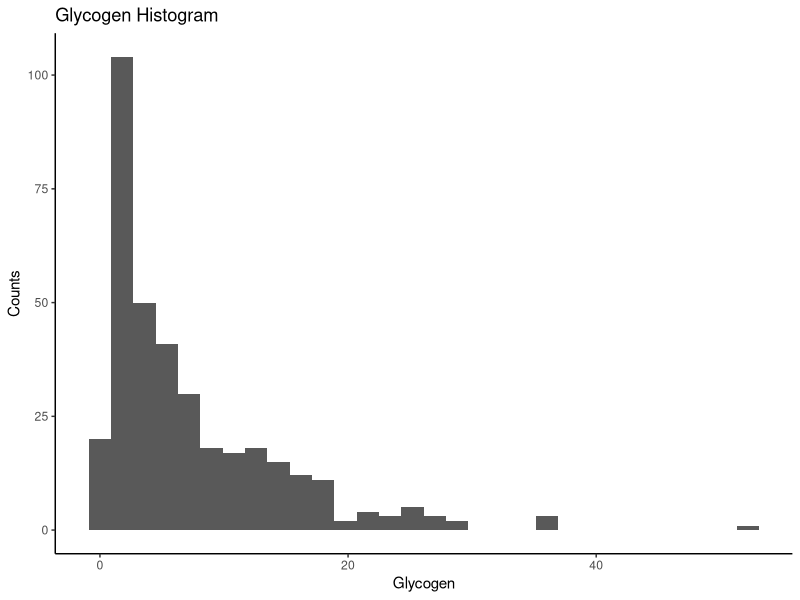

This chart was generated by the following R code:
########## 2022 Glucose & Glycogen ==============

### load libraries
library(tidyverse)

Gly <- read_csv("data/Glycogen/2022/Glycogen2022.csv")
glimpse(Gly)
summary(Gly)
tail(Gly)
View(Gly)

#### Omit NAs=========

#### now remove NAs from data sheet
colSums(is.na(Gly)) ## Glycogen content: 1

### Change data type
Gly$Sampling <- as.character(Gly$Sampling) ## make Sampling a character
is.character(Gly$Sampling) ## True

Gly$SH_Temp <- as.character(Gly$SH_Temp) ## make Sampling a character
is.character(Gly$SH_Temp) ## True


## omit Notes column which is all NAs / info
Gly2 <- Gly %>% 
  filter(!is.na(Glycogen)) # omit the 93 NAs in CI
colSums(is.na(Gly2)) ## All NAs under CI

#histogram of all glycogen
ggplot(Gly2, aes(Glycogen)) +
  geom_histogram() +
  theme_classic() +
  scale_fill_brewer(palette = "RdYlBu", direction = -1) +
  labs(title = "Glycogen Histogram",
       x = "Glycogen",
       y = "Counts")

HighGly <- filter(Gly2, Glycogen > 20)
nrow(HighGly) #23

#### Figures, Mean, SD, SE =====

#### No Grouping ====


AllStats <- Gly2 %>%
  summarize(
    MeanGly = mean(Glycogen),
    SD_Gly = sd(Glycogen),
    SE_Gly = SD_Gly/sqrt(n()))

AllStats

#### All Grouping: Sampling, Site, SH_Temp, SH_Tide ====


Stats_Samp_Site_Temp_Tide <- Gly2 %>%
  group_by(Sampling, Site, SH_Temp, SH_Tide) %>% 
  summarize(
    MeanGly = mean(Glycogen),
    SD_Gly = sd(Glycogen),
    SE_Gly = SD_Gly/sqrt(n()))

Stats_Samp_Site_Temp_Tide
